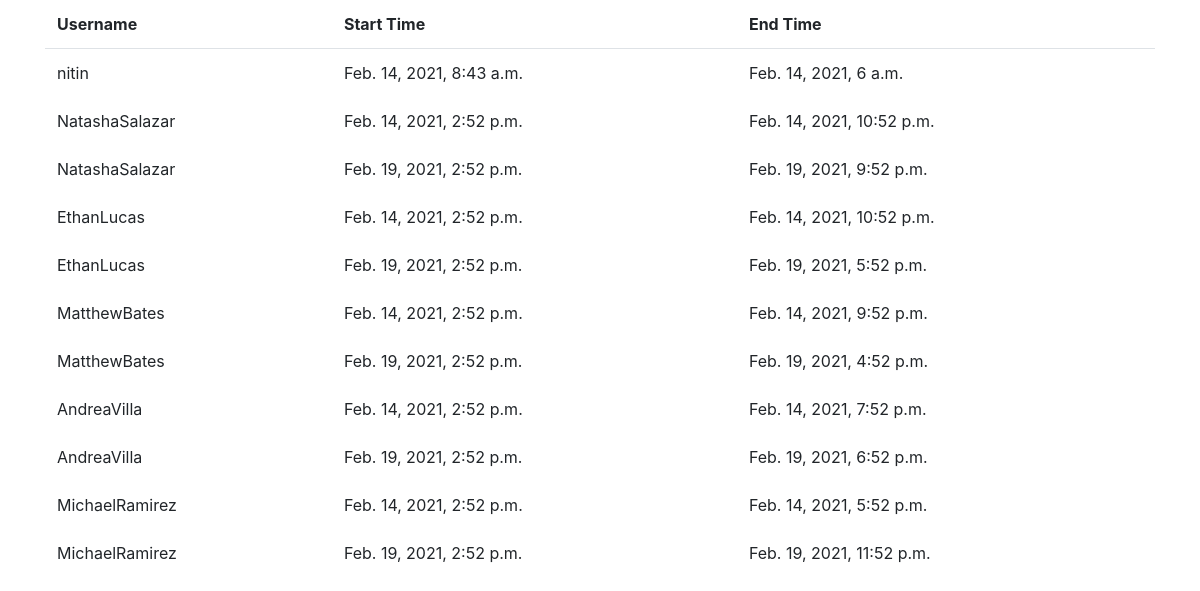
The page /list/ on the database as committed earlier.
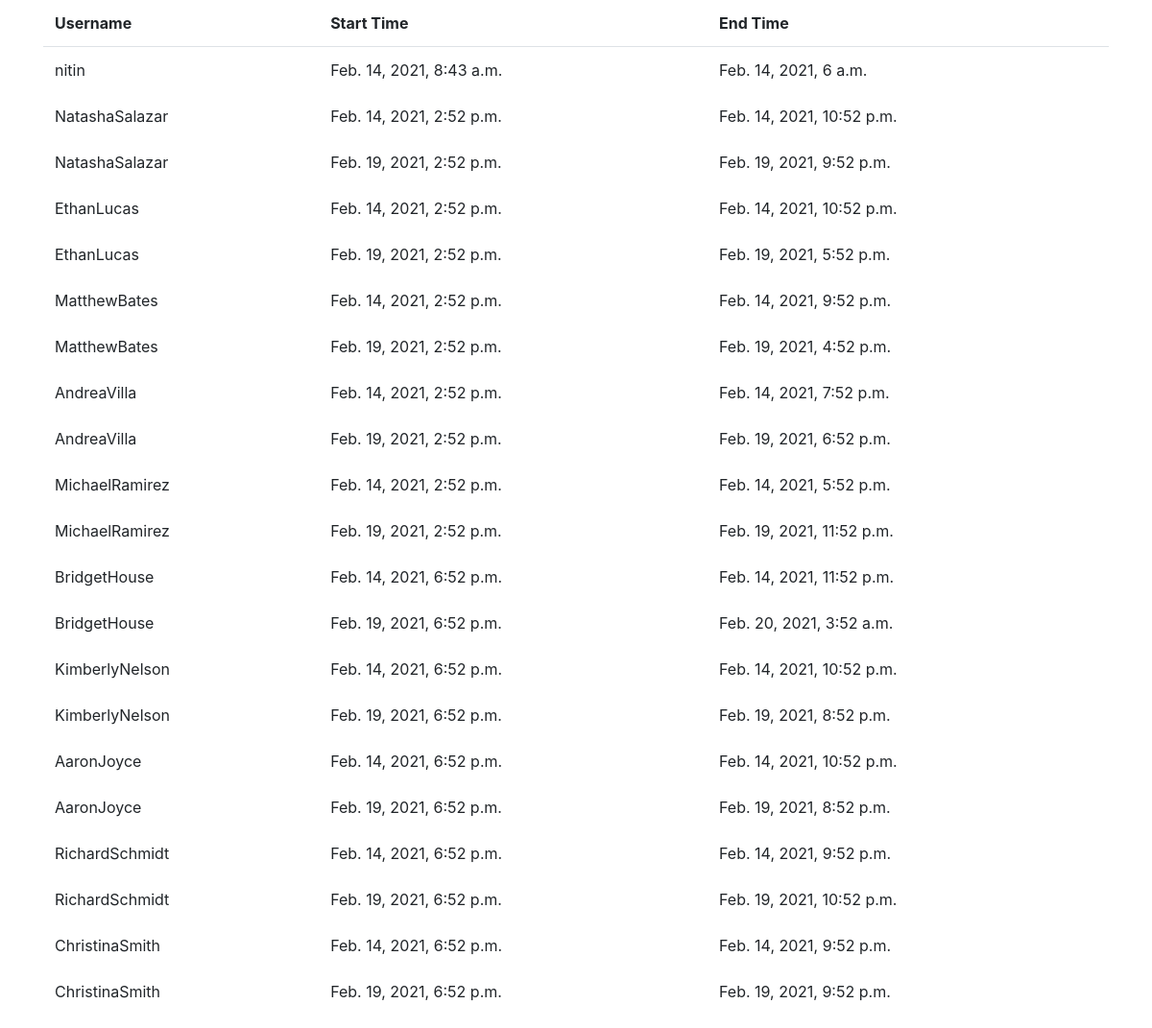
The same page on the database as committed later.
### employee_register/models.py (models this page shows, shortened)
class ActivityPeriod(models.Model):
    user = models.ForeignKey(User,on_delete=models.CASCADE)
    start_time= models.DateTimeField()
    end_time= models.DateTimeField()

### employee_register/views.py (the view)
# urls.py: path('list/',views.employee_list,name='employee_list'), # get req. to retrieve and display all records
def employee_list(request):
    context = {'employee_list': ActivityPeriod.objects.all()}
    return render(request, "employee_register/employee_list.html", context)

### employee_register/templates/employee_register/employee_list.html
{% extends "employee_register/base.html" %}
{% block content %}
<table class="table table-borderless">
    <thead class="border-bottom font-weight-bold">
        <tr>
            <td>Username</td>
            <td>Start Time</td>
            <td>End Time</td>
        </tr>
    </thead>
    <tbody>
        {% for employee in employee_list %}
            <tr>
                <td>{{employee.user}}</td>
                <td>{{employee.start_time}}</td>
                <td>{{employee.end_time}}</td>
            </tr>
        {% endfor %}
    </tbody>
</table>
{% endblock content %}

Rows that differ between the two databases and show on the page:
added ActivityPeriod: user "BridgetHouse", start_time "Feb. 14, 2021, 6:52 p.m.", end_time "Feb. 14, 2021, 11:52 p.m."
added ActivityPeriod: user "BridgetHouse", start_time "Feb. 19, 2021, 6:52 p.m.", end_time "Feb. 20, 2021, 3:52 a.m."
added ActivityPeriod: user "KimberlyNelson", start_time "Feb. 14, 2021, 6:52 p.m.", end_time "Feb. 14, 2021, 10:52 p.m."
added ActivityPeriod: user "KimberlyNelson", start_time "Feb. 19, 2021, 6:52 p.m.", end_time "Feb. 19, 2021, 8:52 p.m."
added ActivityPeriod: user "AaronJoyce", start_time "Feb. 14, 2021, 6:52 p.m.", end_time "Feb. 14, 2021, 10:52 p.m."
added ActivityPeriod: user "AaronJoyce", start_time "Feb. 19, 2021, 6:52 p.m.", end_time "Feb. 19, 2021, 8:52 p.m."
added ActivityPeriod: user "RichardSchmidt", start_time "Feb. 14, 2021, 6:52 p.m.", end_time "Feb. 14, 2021, 9:52 p.m."
added ActivityPeriod: user "RichardSchmidt", start_time "Feb. 19, 2021, 6:52 p.m.", end_time "Feb. 19, 2021, 10:52 p.m."
added ActivityPeriod: user "ChristinaSmith", start_time "Feb. 14, 2021, 6:52 p.m.", end_time "Feb. 14, 2021, 9:52 p.m."
added ActivityPeriod: user "ChristinaSmith", start_time "Feb. 19, 2021, 6:52 p.m.", end_time "Feb. 19, 2021, 9:52 p.m."
